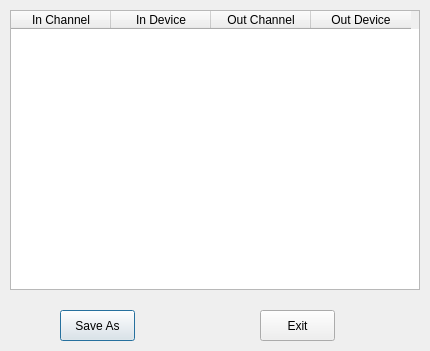
<?xml version="1.0" encoding="UTF-8"?>
<ui version="4.0">
 <class>DeviceLinkView</class>
 <widget class="QDialog" name="DeviceLinkView">
  <property name="geometry">
   <rect>
    <x>0</x>
    <y>0</y>
    <width>430</width>
    <height>351</height>
   </rect>
  </property>
  <property name="windowTitle">
   <string>Link Relations View</string>
  </property>
  <widget class="QTableWidget" name="linkView">
   <property name="geometry">
    <rect>
     <x>10</x>
     <y>10</y>
     <width>410</width>
     <height>280</height>
    </rect>
   </property>
   <attribute name="horizontalHeaderDefaultSectionSize">
    <number>100</number>
   </attribute>
   <attribute name="horizontalHeaderMinimumSectionSize">
    <number>21</number>
   </attribute>
   <attribute name="verticalHeaderVisible">
    <bool>false</bool>
   </attribute>
   <attribute name="verticalHeaderDefaultSectionSize">
    <number>23</number>
   </attribute>
   <column>
    <property name="text">
     <string>In Channel</string>
    </property>
   </column>
   <column>
    <property name="text">
     <string>In Device</string>
    </property>
   </column>
   <column>
    <property name="text">
     <string>Out Channel</string>
    </property>
   </column>
   <column>
    <property name="text">
     <string>Out Device</string>
    </property>
   </column>
  </widget>
  <widget class="QPushButton" name="saveas">
   <property name="geometry">
    <rect>
     <x>60</x>
     <y>310</y>
     <width>75</width>
     <height>31</height>
    </rect>
   </property>
   <property name="text">
    <string>Save As</string>
   </property>
  </widget>
  <widget class="QPushButton" name="exit">
   <property name="geometry">
    <rect>
     <x>260</x>
     <y>310</y>
     <width>75</width>
     <height>31</height>
    </rect>
   </property>
   <property name="text">
    <string>Exit</string>
   </property>
  </widget>
 </widget>
 <resources/>
 <connections/>
</ui>
